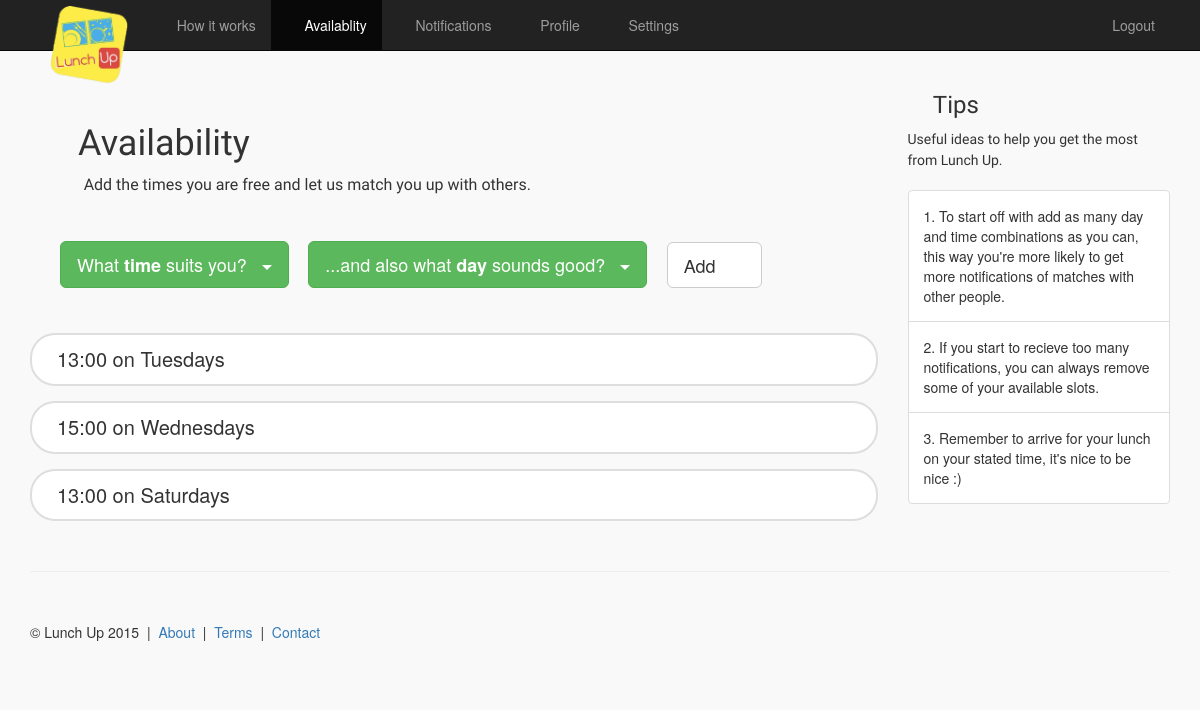
The page /availability/ (signed in) on the database its author committed.
### main/models.py (models this page shows)
class TimeInterval(models.Model):
    time = models.PositiveSmallIntegerField()
    day = models.CharField(max_length=10)

### main/views.py (the view)
# urls.py: url(r'^availability/$', views.avail, name='avail'),
@login_required
def avail(request):
    context_dict = {}
    try:
        user_profile = UserProfile.objects.get(user=request.user)
        context_dict['availabilities'] = user_profile.availability.all()
    except:
        pass
    return render(request, 'main/avail.html', context_dict)

### templates/main/avail.html (shortened to what this page needs)
{% extends 'base.html' %}
{% load staticfiles %}
{% block body_block %}
      <div class="row row-offcanvas row-offcanvas-right">
        <div class="col-xs-12 col-sm-9">
          <div class="jumbotron_two">
            <h1><span class="glyphicon glyphicon glyphicon-time" aria-hidden="true"></span> <span class="font_styled">Availability</span></h1>
            <p style="font-size:16px;" class="font_styled">&nbsp;&nbsp;&nbsp;&nbsp;&nbsp;&nbsp;&nbsp;&nbsp;&nbsp;&nbsp;&nbsp;Add the times you are free and let us match you up with others.</p>
          </div>
          <div class="row" style="padding:15px;">
              <div class="col-md-12" style="border: 0px solid; border-radius: 25px; border-color: #cccccc; margin-bottom:15px; padding:10px 10px 30px 30px;">
                <div class="btn-group">
                  <button id = "time" type="button" class="btn btn-success dropdown-toggle btn-lg" data-toggle="dropdown" aria-expanded="false">
                    What <b>time</b> suits you?&nbsp;&nbsp;&nbsp;<span class="caret"></span>
                  </button>
                </div>
                <div class="btn-group">
                  <button id = "day" type="button" class="btn btn-success dropdown-toggle btn-lg" data-toggle="dropdown" aria-expanded="false">
                    ...and also what <b>day</b> sounds good?&nbsp;&nbsp;&nbsp;<span class="caret"></span>
                  </button>
                </div>
                <div class="btn-group">
                  <button id="add" type="button" class="btn btn-default dropdown-toggle btn-lg" aria-expanded="false">
                    Add&nbsp;&nbsp;&nbsp;<span class="glyphicon glyphicon-chevron-right" aria-hidden="true" />
                  </button>
                </div>
              </div>
              <div id = "avail">
                  {% if availabilities %}
                      {% for avail in availabilities %}
                          <div class="col-md-12" style="border: 2px solid; border-radius: 25px; border-color: #dedede; margin-bottom:15px; padding:10px; background-color:#ffffff;">
                            <div class="col-md-12">
                                <span style="font-size:20px;">{{ avail.time }}:00 on {{ avail.day }}s</span> <span style="font-size:22px;" class="pull-right glyphicon glyphicon-remove-circle" aria-hidden="true"></span>
                            </div>
                          </div>
                      {% endfor %}
                  {% endif %}
              </div>
          </div>
        </div>
        <div class="col-xs-6 col-sm-3 sidebar-offcanvas" id="sidebar">
          <h3><span class="glyphicon glyphicon-check" aria-hidden="true"></span> <span class="font_styled">Tips</span></h3><span class="font_styled">Useful ideas to help you get the most from Lunch Up.</span><br /><br />
          <div class="list-group">
            <span href="#" class="list-group-item" style="padding:15px;">1. To start off with add as many day and time combinations as you can, this way you're more likely to get more notifications of matches with other people.</span>
            <span href="#" class="list-group-item" style="padding:15px;">2. If you start to recieve too many notifications, you can always remove some of your available slots.</span>
            <span href="#" class="list-group-item" style="padding:15px;">3. Remember to arrive for your lunch on your stated time, it's nice to be nice :)</span>
          </div>
        </div>
      </div>
      <hr>
{% endblock %}

### static/_css/custom.css (style rules this page uses)
body { background-color: #f9f9f9; }
.jumbotron_two { margin-top:20px; padding:10px; }
.font_styled { font-family: 'Ubuntu'; }

### rows shown on the page
TimeInterval: time "13", day "Tuesday"
TimeInterval: time "15", day "Wednesday"
TimeInterval: time "13", day "Saturday"
